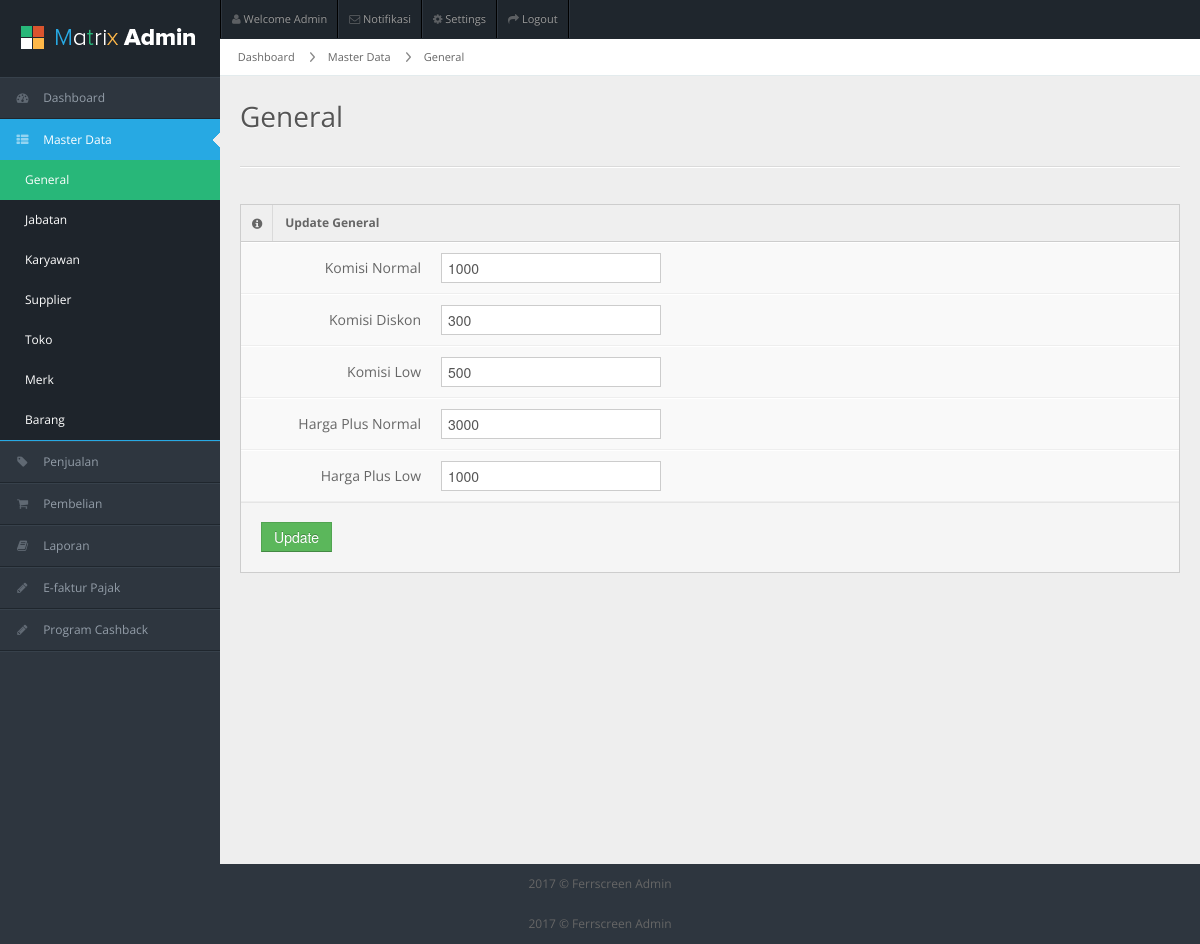
/index.php/general, run on an earlier commit of the app's database.
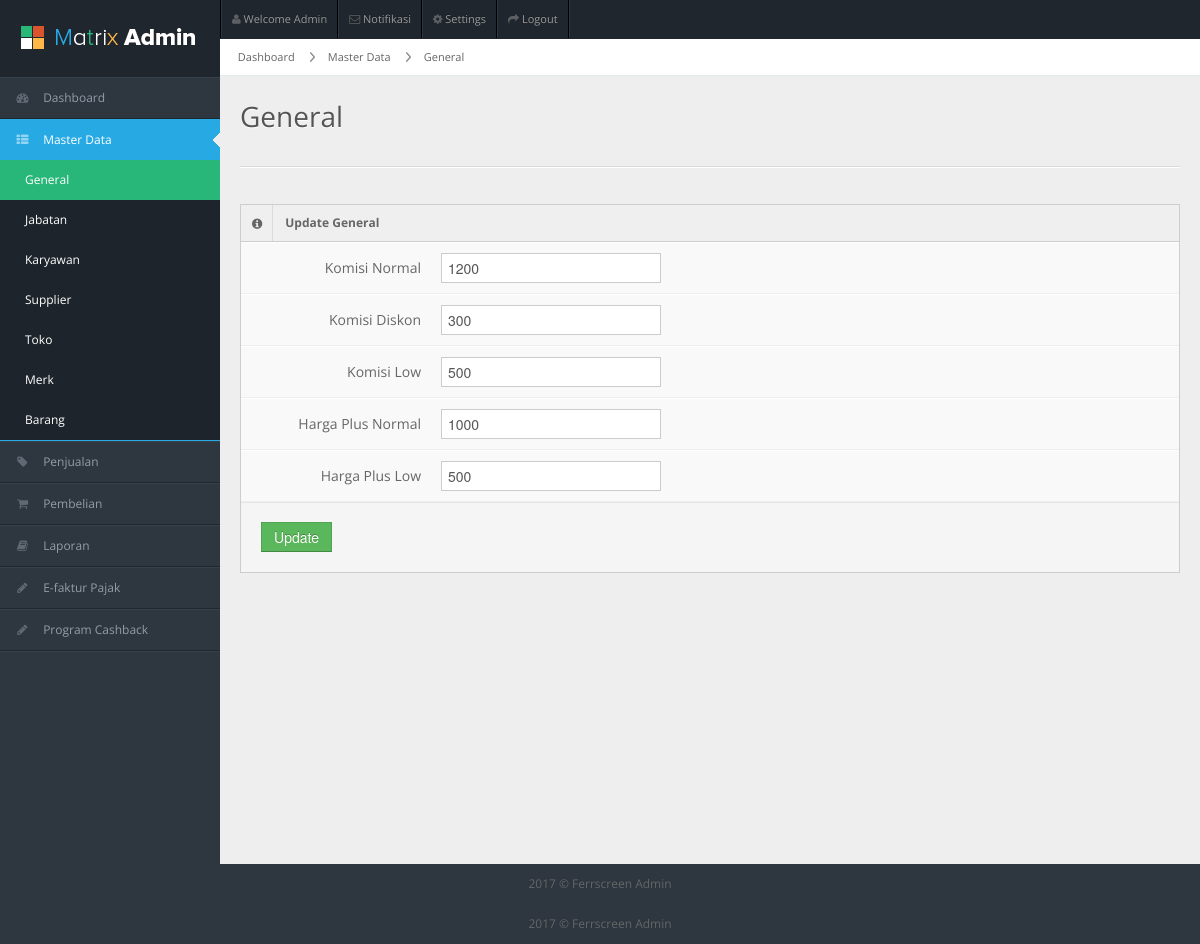
And on a later commit of the database.
### tables this page shows
CREATE TABLE `general` (
  `id` int(11) NOT NULL,
  `komisi_low` int(11) NOT NULL COMMENT 'komisi ketika ambil harga low',
  `komisi_diskon` int(11) NOT NULL COMMENT 'komisi ketika ambil harga diskon',
  `komisi_normal` int(11) NOT NULL COMMENT 'komisi ketika ambil harga normal',
  `plus_low` int(11) NOT NULL COMMENT 'wipes / tempered glass yg low',
  `plus_normal` int(11) NOT NULL COMMENT 'wipes / tempered glass yg normal'
);

### application/controllers/General.php (called while the page is built, shortened)
<?php
class General extends CI_Controller {
	public function __construct(){
	 	$this->load->model('General_Model');
    }
	public function index()
	{
		$dataMenu = array(
	        'menuAktif' => "masterdata",
	        'subMenu' => "general"
		);
		$data["general"] = $this->General_Model->get_allGeneral();
		$this->load->view('header');
		$this->load->view('sidebar',$dataMenu);
		$this->load->view('v_general', $data);
		$this->load->view('footer');
	}
}

### index.php (called while the page is built, shortened)
<?php
require_once BASEPATH.'core/CodeIgniter.php';

### application/models/General_Model.php (called while the page is built, shortened)
<?php
class General_Model extends CI_Model {
    public function get_allGeneral(){
        $sql = "SELECT * FROM general";
        $hasil = $this->db->query($sql);
        return $hasil->result_array();
    }
}

### application/views/v_general.php (the view, shortened to what this page needs)
<div id="content">
  <div id="content-header">
    <div id="breadcrumb">
      <a href="<?php echo base_url();?>dashboard" title="Go to Home" class="tip-bottom">
        Dashboard
      </a>
      <a href="#" class="">
        Master Data
      </a>
      <a href="<?php echo base_url();?>general" class="">
        General
      </a>
    </div>
    <h1>General</h1>
  </div>
  <div class="container-fluid">
    <hr>
    <div class="row-fluid">
      <div class="span12">
        <div class="widget-box">
          <div class="widget-title"> <span class="icon"> <i class="icon-info-sign"></i> </span>
            <h5>Update General</h5>
          </div>
          <div class="widget-content nopadding">
            <?php
            echo form_open("general/updateGeneral/",
              array(
                'name' => 'basic_validate',
                'id' => 'basic_validate',
                'novalidate' => 'novalidate',
                'class' => "form-horizontal"
              )
            );
            ?>
            <div class="control-group">
              <label class="control-label">Komisi Normal</label>
              <div class="controls">
                <input type="text" name="komisiNormal" id="komisiNormal" value="<?php echo $general[0]["komisi_normal"] ?>">
              </div>
            </div>
            <div class="control-group">
              <label class="control-label">Komisi Diskon</label>
              <div class="controls">
                <input type="text" name="komisiDiskon" id="komisiDiskon" value="<?php echo $general[0]["komisi_diskon"] ?>">
              </div>
            </div>
            <div class="control-group">
              <label class="control-label">Komisi Low</label>
              <div class="controls">
                <input type="text" name="komisiLow" id="komisiLow" value="<?php echo $general[0]["komisi_low"] ?>">
              </div>
            </div>
            <div class="control-group">
              <label class="control-label">Harga Plus Normal</label>
              <div class="controls">
                <input type="text" name="plusNormal" id="plusNormal" value="<?php echo $general[0]["plus_normal"] ?>">
              </div>
            </div>
            <div class="control-group">
              <label class="control-label">Harga Plus Low</label>
              <div class="controls">
                <input type="text" name="plusLow" id="plusLow" value="<?php echo $general[0]["plus_low"] ?>">
              </div>
            </div>
            <div class="form-actions">
              <input type="submit" name="btnTambah" value="Update" class="btn btn-success"/>
            </div>
            <?php echo form_close(); ?>
          </div>
        </div>
      </div>
    </div>
  </div>
</div>
<div class="row-fluid">
  <div id="footer" class="span12"> 2017 &copy; Ferrscreen Admin</div>
</div>
</body>
</html>

What changed in the data, as far as the page shows it:
changed general: komisiNormal "1000" → "1200"; plusNormal "3000" → "1000"; plusLow "1000" → "500"
